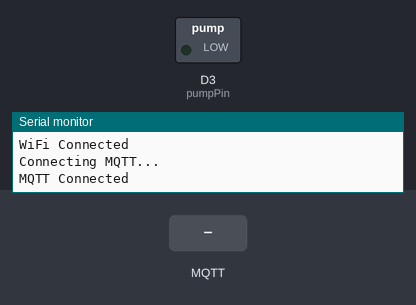
Bench run of a sketch on a simulated ESP8266 (NodeMCU). On the bench: switched loads named in the sketch (green lamp = pin HIGH), the last lines printed to the serial monitor. The inputs (shaded band) are chosen by the test bench. WiFi joins after 1.5 s; servers stay silent unless stated; no MQTT or app messages arrive unless stated; not simulated (calls return 0 or success): secrets.h.

Above: at 2.7 s.
2.8 s: MQTT message "1" arrives on the first subscribed topic
At 3.7 s:
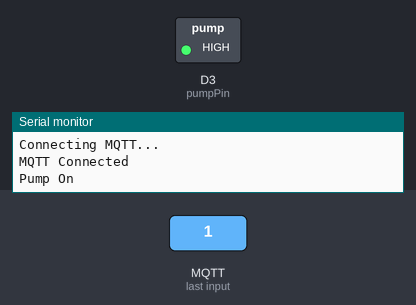
4.3 s: MQTT message "device/pump" arrives on the first subscribed topic
At 4.8 s:
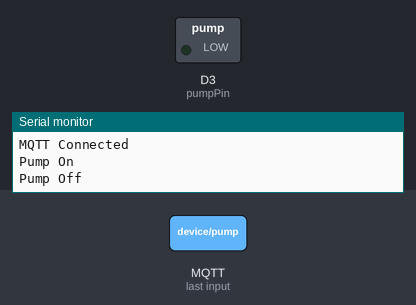
Timing chart, 0 to 7.3 s (numbered marks = the images above; inputs shaded):
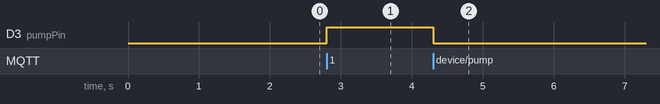

Measured:
- after the input at 2.8 s, D3 (pumpPin): LOW → HIGH at once
- after the input at 4.3 s, D3 (pumpPin): HIGH → LOW at once

The sketch:

plant_watering.ino
```cpp
#include <ESP8266WiFi.h>
#include <PubSubClient.h>
#include "secrets.h"

const char* ssid = WIFI_SSID;
const char* password = WIFI_PASSWORD;

const char* mqtt_server = MQTT_SERVER;
const char* mqtt_user = MQTT_USERNAME;
const char* mqtt_pass = MQTT_PASSWORD;

const int pumpPin = D3;

WiFiClient espClient;
PubSubClient client(espClient);

bool pumpState = false;

void setup() {
  Serial.begin(115200);
  pinMode(pumpPin, OUTPUT);
  digitalWrite(pumpPin, LOW);

  Serial.println("Connecting WiFi...");
  WiFi.begin(ssid, password);
  while (WiFi.status() != WL_CONNECTED) {
    delay(500);
    Serial.println("WiFi...");
  }

  Serial.println("WiFi Connected");

  client.setServer(mqtt_server, 1883);
  client.setCallback(callback);

  connectMqtt();
  Serial.println("MQTT Connected");
}

void loop() {
  if (!client.connected()) {
    connectMqtt();
  }
  client.loop();
}

void callback(char* topic, byte* payload, unsigned int length) {
  String msg;
  for (unsigned int i = 0; i < length; i++) msg += (char)payload[i];

  if (String(topic) == "device/pump") {
    if (msg == "1") {
      turnPumpOn();
    } else {
      turnPumpOff();
    }
  }
}

void turnPumpOn() {
  digitalWrite(pumpPin, HIGH);
  pumpState = true;
  Serial.println("Pump On");
}

void turnPumpOff() {
  digitalWrite(pumpPin, LOW);
  if (pumpState) {
    pumpState = false;
    Serial.println("Pump Off");
  }
}

void connectMqtt() {
  const char* clientId = "ESP8266Client";

  while (!client.connected()) {
    Serial.println("Connecting MQTT...");

    if (client.connect(clientId, mqtt_user, mqtt_pass)) {
      client.subscribe("device/pump");
    } else {
      delay(1000);
    }
  }
}
```
